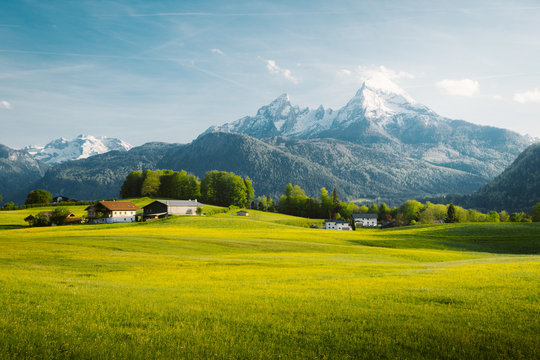
#> input picture images/2.jpg, 540 x 360 px
$ python Q2_image_pyramid.py
#> lines starting #> are read from the running program, lines starting #| are printed output that depends on the picture
import cv2

# Load image
image = cv2.imread('images/2.jpg')
#> image is the input picture: shape (360, 540, 3); mean B, G, R 106, 151.6, 136.1

# Generate pyramid
num_levels = 4  # Number of levels in the pyramid
pyramid = [image]

for i in range(num_levels):
    image = cv2.pyrDown(image)
    pyramid.append(image)
#> this loop made 4 passes
#> pass 1, `image = cv2.pyrDown(image)`:
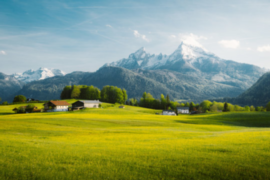
#> image: shape (180, 270, 3); mean B, G, R 106.3, 151.7, 136.2
#> pass 2, `image = cv2.pyrDown(image)`:
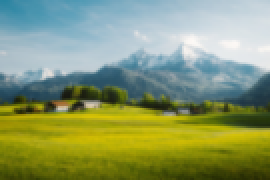
#> image: shape (90, 135, 3) (shown 2 times larger); mean B, G, R 106.8, 152, 136.3
#> pass 3, `image = cv2.pyrDown(image)`:
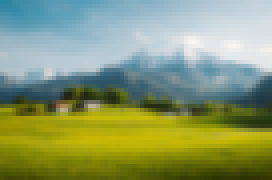
#> image: shape (45, 68, 3) (shown 4 times larger); mean B, G, R 107.8, 152.5, 136.6
#> after the loop:
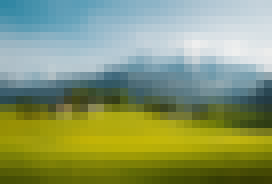
#> image: shape (23, 34, 3) (shown 8 times larger); mean B, G, R 107.6, 152.1, 135.8
#> after the loop, pyramid = 5 items

# Display pyramid images
for i, img in enumerate(pyramid):
    cv2.imshow(f'Pyramid Level {i}', img)
#> this loop made 5 passes

cv2.waitKey(0)
cv2.destroyAllWindows()

$ run again, with images/3.jpg copied over images/2.jpg
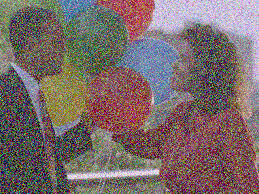
#> input picture images/3.jpg, 259 x 194 px
#> image is the input picture: shape (194, 259, 3); mean B, G, R 105.8, 106.5, 121.4
#> the loop `for i in range(num_levels):` made 4 passes
#> pass 1, `image = cv2.pyrDown(image)`:
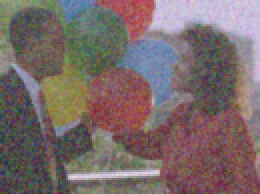
#> image: shape (97, 130, 3) (shown 2 times larger); mean B, G, R 106.1, 106.7, 121.6
#> pass 3, `image = cv2.pyrDown(image)`:
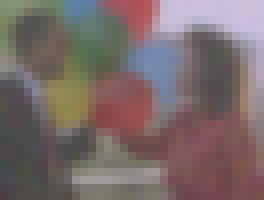
#> image: shape (25, 33, 3) (shown 8 times larger); mean B, G, R 106.4, 107, 121.8
#> after the loop `for i in range(num_levels):`: pyramid = 5 items
#> the loop `for i, img in enumerate(pyramid):` made 5 passes

$ run again, with images/4.jpg copied over images/2.jpg
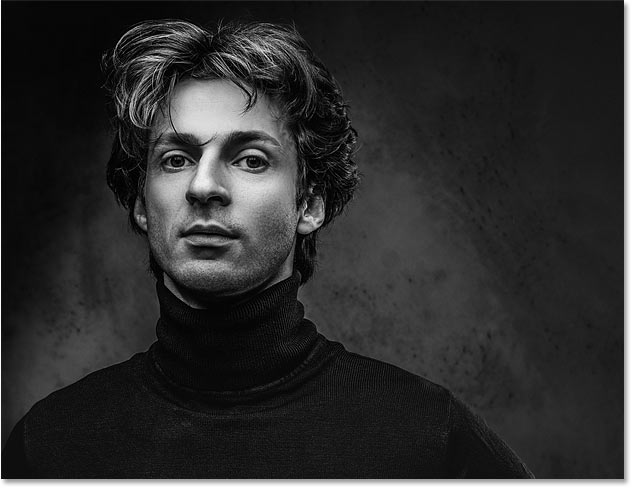
#> input picture images/4.jpg, 632 x 488 px
#> image is the input picture: shape (488, 632, 3); min 0, max 255, mean 44.5
#> the loop `for i in range(num_levels):` made 4 passes
#> pass 2, `image = cv2.pyrDown(image)`:
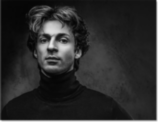
#> image: shape (122, 158, 3); min 4, max 247, mean 43.1
#> after the loop `for i in range(num_levels):`:
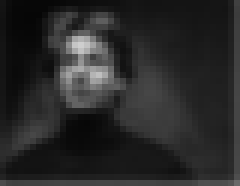
#> image: shape (31, 40, 3) (shown 6 times larger); min 6, max 206, mean 40.9
#> after the loop `for i in range(num_levels):`: pyramid = 5 items
#> the loop `for i, img in enumerate(pyramid):` made 5 passes
